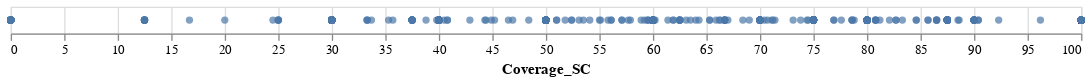

Notebook cell for this chart:
### Code cell
countries = odin_data['Country'].unique().tolist()
input_dropdown = alt.binding_select(options=countries, name='Country')
selection = alt.selection_single(fields=['Country'], bind=input_dropdown)
alt.Chart(odin_data).mark_point(
    filled=True
).encode(
    x='Coverage_SC:Q',
    tooltip=['Country', 'Data_categories', 'Coverage_SC', 'Openness_SC']
).add_selection(
    selection
).transform_filter(
    selection
).properties(
    width=800
)

### Figure 1 — Vega-Lite specification as saved in the notebook (floating-point values rounded to 4 significant figures; data arrays with more than 128 entries replaced by an {"elided": "..."} marker saying what was removed)
{"config": {"view": {"continuousWidth": 400, "continuousHeight": 300}}, "data": {"name": "data-c4d084cb66334cc56accfb25300fc715"}, "mark": {"type": "point", "filled": true}, "encoding": {"tooltip": [{"type": "nominal", "field": "Country"}, {"type": "nominal", "field": "Data_categories"}, {"type": "quantitative", "field": "Coverage_SC"}, {"type": "quantitative", "field": "Openness_SC"}], "x": {"type": "quantitative", "field": "Coverage_SC"}}, "selection": {"selector002": {"type": "single", "fields": ["Country"], "bind": {"input": "select", "options": ["Cyprus", "Bulgaria", "Czech Republic", "Hungary", "Poland", "Romania", "Slovakia", "Denmark", "Estonia", "Finland", "Ireland", "Latvia", "Lithuania", "Sweden", "Croatia", "Greece", "Italy", "Malta", "Portugal", "Slovenia", "Spain", "Austria", "Belgium", "France", "Germany", "Netherlands", "Luxembourg"], "name": "Country"}}}, "transform": [{"filter": {"selection": "selector002"}}], "width": 800, "$schema": "https://vega.github.io/schema/vega-lite/v4.8.1.json", "datasets": {"data-c4d084cb66334cc56accfb25300fc715": {"elided": "702 records"}}}
